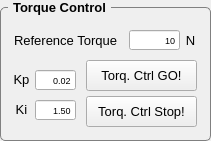
  <widget class="QGroupBox" name="GB_JointSelection_6">
   <property name="geometry">
    <rect>
     <x>480</x>
     <y>358</y>
     <width>211</width>
     <height>141</height>
    </rect>
   </property>
   <property name="font">
    <font>
     <pointsize>10</pointsize>
     <weight>75</weight>
     <bold>true</bold>
    </font>
   </property>
   <property name="styleSheet">
    <string notr="true">QGroupBox {
    border: 1px solid gray;
    border-radius: 5px;
    margin-top: 7px;
}

QGroupBox::title {
    subcontrol-origin: margin;
    left: 8px;
    padding: 0 3px 0 3px;
}
</string>
   </property>
   <property name="title">
    <string>Torque Control</string>
   </property>
   <widget class="QLabel" name="label_42">
    <property name="geometry">
     <rect>
      <x>10</x>
      <y>30</y>
      <width>111</width>
      <height>21</height>
     </rect>
    </property>
    <property name="font">
     <font>
      <pointsize>10</pointsize>
     </font>
    </property>
    <property name="text">
     <string>Reference Torque</string>
    </property>
    <property name="alignment">
     <set>Qt::AlignCenter</set>
    </property>
   </widget>
   <widget class="QPushButton" name="BTN_TORQUE_CONTROL_STOP">
    <property name="geometry">
     <rect>
      <x>86</x>
      <y>96</y>
      <width>111</width>
      <height>31</height>
     </rect>
    </property>
    <property name="font">
     <font>
      <pointsize>10</pointsize>
     </font>
    </property>
    <property name="text">
     <string>Torq. Ctrl Stop!</string>
    </property>
   </widget>
   <widget class="QPushButton" name="BTN_TORQUE_CONTROL_GO">
    <property name="geometry">
     <rect>
      <x>86</x>
      <y>60</y>
      <width>111</width>
      <height>31</height>
     </rect>
    </property>
    <property name="font">
     <font>
      <pointsize>10</pointsize>
     </font>
    </property>
    <property name="text">
     <string>Torq. Ctrl GO!</string>
    </property>
   </widget>
   <widget class="QLineEdit" name="LE_REF_TORQUE">
    <property name="geometry">
     <rect>
      <x>129</x>
      <y>30</y>
      <width>51</width>
      <height>20</height>
     </rect>
    </property>
    <property name="font">
     <font>
      <pointsize>7</pointsize>
     </font>
    </property>
    <property name="text">
     <string>10</string>
    </property>
    <property name="alignment">
     <set>Qt::AlignRight|Qt::AlignTrailing|Qt::AlignVCenter</set>
    </property>
   </widget>
   <widget class="QLabel" name="label_66">
    <property name="geometry">
     <rect>
      <x>180</x>
      <y>30</y>
      <width>21</width>
      <height>21</height>
     </rect>
    </property>
    <property name="font">
     <font>
      <pointsize>10</pointsize>
     </font>
    </property>
    <property name="text">
     <string>N</string>
    </property>
    <property name="alignment">
     <set>Qt::AlignCenter</set>
    </property>
   </widget>
   <widget class="QLineEdit" name="LE_REF_TORQUE_KP_COMP">
    <property name="geometry">
     <rect>
      <x>35</x>
      <y>70</y>
      <width>41</width>
      <height>20</height>
     </rect>
    </property>
    <property name="font">
     <font>
      <pointsize>7</pointsize>
     </font>
    </property>
    <property name="text">
     <string>0.02</string>
    </property>
    <property name="alignment">
     <set>Qt::AlignRight|Qt::AlignTrailing|Qt::AlignVCenter</set>
    </property>
   </widget>
   <widget class="QLineEdit" name="LE_REF_TORQUE_KI_COMP">
    <property name="geometry">
     <rect>
      <x>35</x>
      <y>100</y>
      <width>41</width>
      <height>20</height>
     </rect>
    </property>
    <property name="font">
     <font>
      <pointsize>7</pointsize>
     </font>
    </property>
    <property name="text">
     <string>1.50</string>
    </property>
    <property name="alignment">
     <set>Qt::AlignRight|Qt::AlignTrailing|Qt::AlignVCenter</set>
    </property>
   </widget>
   <widget class="QLabel" name="label_61">
    <property name="geometry">
     <rect>
      <x>11</x>
      <y>69</y>
      <width>21</width>
      <height>21</height>
     </rect>
    </property>
    <property name="font">
     <font>
      <pointsize>10</pointsize>
     </font>
    </property>
    <property name="text">
     <string>Kp</string>
    </property>
    <property name="alignment">
     <set>Qt::AlignCenter</set>
    </property>
   </widget>
   <widget class="QLabel" name="label_62">
    <property name="geometry">
     <rect>
      <x>11</x>
      <y>99</y>
      <width>21</width>
      <height>21</height>
     </rect>
    </property>
    <property name="font">
     <font>
      <pointsize>10</pointsize>
     </font>
    </property>
    <property name="text">
     <string>Ki</string>
    </property>
    <property name="alignment">
     <set>Qt::AlignCenter</set>
    </property>
   </widget>
  </widget>
